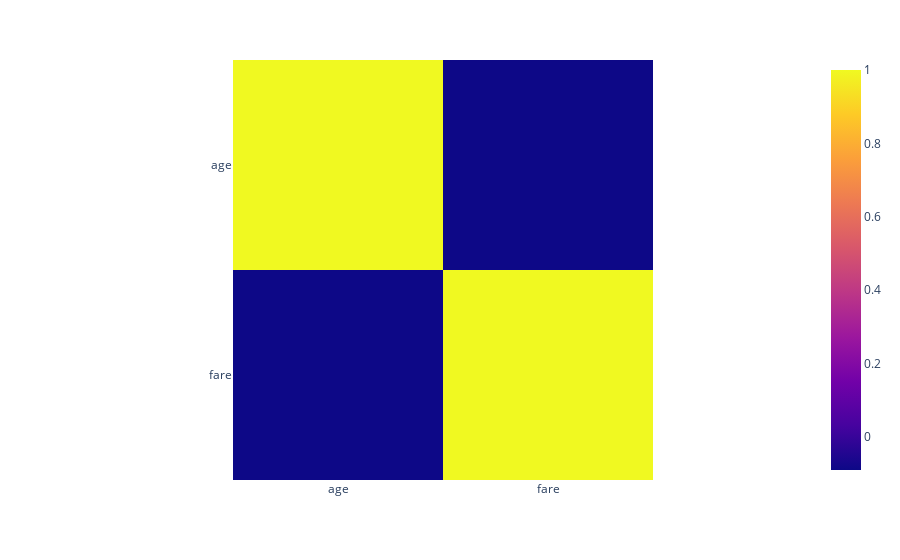

Notebook code for this chart:
### Code cell
fig = px.imshow(df[['age', 'fare']].corr())
fig.show()

### Figure 1 — Plotly figure (JSON) as saved in the notebook; plotly's stock layout.template omitted (floating-point values rounded to 4 significant figures)
{"data": [{"coloraxis": "coloraxis", "hovertemplate": "x: %{x}<br>y: %{y}<br>color: %{z}<extra></extra>", "name": "0", "type": "heatmap", "x": ["age", "fare"], "xaxis": "x", "y": ["age", "fare"], "yaxis": "y", "z": [[1, -0.09073], [-0.09073, 1]]}], "layout": {"coloraxis": {"colorscale": [[0, "#0d0887"], [0.1111, "#46039f"], [0.2222, "#7201a8"], [0.3333, "#9c179e"], [0.4444, "#bd3786"], [0.5556, "#d8576b"], [0.6667, "#ed7953"], [0.7778, "#fb9f3a"], [0.8889, "#fdca26"], [1, "#f0f921"]]}, "margin": {"t": 60}, "xaxis": {"anchor": "y", "constrain": "domain", "domain": [0, 1], "scaleanchor": "y"}, "yaxis": {"anchor": "x", "autorange": "reversed", "constrain": "domain", "domain": [0, 1]}}}
